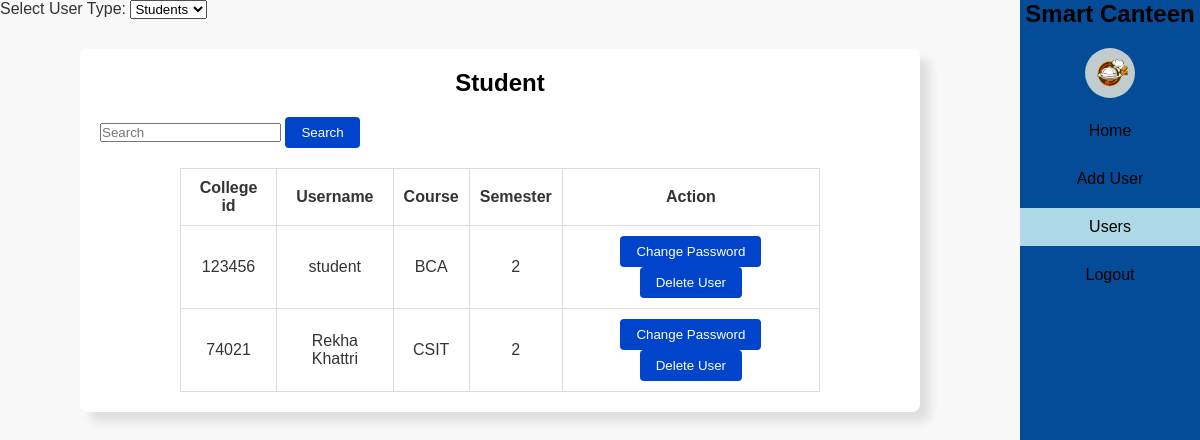
Before: /list_users with the older database file.
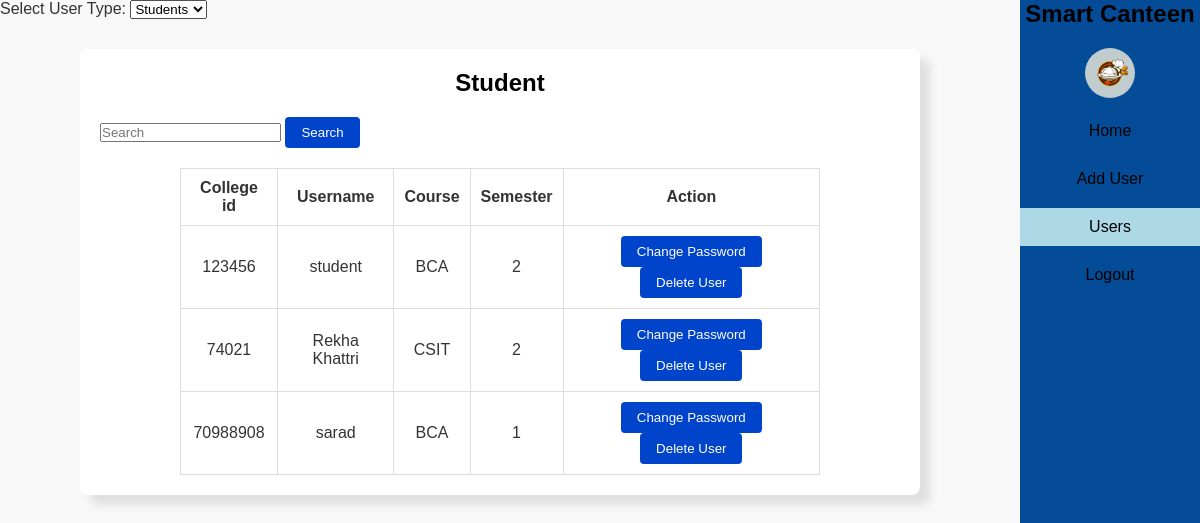
After: the same page with the newer database file.
### base/models.py (models this page shows, shortened)
class Student(models.Model):
    user = models.OneToOneField(CustomUser, on_delete=models.CASCADE)
    semester = models.IntegerField(choices=SEMESTER_CHOICES)
    course = models.ForeignKey(Course, on_delete=models.CASCADE)
    user_type = models.CharField(max_length=100, default="Student")
    class Meta:
        verbose_name = "Student"
        verbose_name_plural = "Students"

class CustomUser(AbstractUser):
    username = models.CharField(max_length=100)
    is_verified = models.BooleanField(default=False)
    college_id = models.IntegerField( unique=True)
    USERNAME_FIELD = (
        "college_id"
    )
    REQUIRED_FIELDS = [
        "username"
    ]
    class Meta:
        ordering = ["college_id"]

class Course(models.Model):
    name = models.CharField(max_length=100, unique=True)
    def __str__(self):
        return self.name

### base/views.py (the view)
# urls.py: path("list_users", list_users, name="list_users"),
def list_users(request):
    students = Student.objects.all().order_by("user__college_id")[:9]
    teachers = Administration.objects.filter(user_type="Teacher").order_by(
        "user__college_id"
    )[:7]
    staffs = Administration.objects.filter(user_type="Staff").order_by(
        "user__college_id"
    )[:7]
    students = Student.objects.all()
    courses = Course.objects.all()
    teacher_query = request.GET.get("search_teacher", "")
    student_query = request.GET.get("search_student", "")
    staff_query = request.GET.get("search_staff", "")
    if teacher_query:
        teachers = Administration.objects.filter(user_type="Teacher").filter(
            Q(user__college_id__icontains=teacher_query)
            | Q(user__username__icontains=teacher_query)
        )
    if student_query:
        students = Student.objects.filter(
            Q(user__college_id__icontains=student_query)
            | Q(user__username__icontains=student_query)
        )
    if staff_query:
        staffs = Administration.objects.filter(user_type="Staff").filter(
            Q(user__college_id__icontains=staff_query)
            | Q(user__username__icontains=staff_query)
        )
    courses = Course.objects.all()
    context = {
        "students": students,
        "teachers": teachers,
        "staffs": staffs,
        "courses": courses,
    }
    return render(request, "dashboards/admin/users_list.html", context)

### base/templates/dashboards/admin/users_list.html (shortened to what this page needs)
<!DOCTYPE html>
{% load static %}
<html>
<head>
  <link rel="stylesheet" type="text/css" href="{% static 'styles/styles1.css'%}">
</head>
<body>
  <div class="main">
    <div class="navbar">
        <nav>
          <ul>
            <li id="brand">
              <div id="brand">
                <h2>Smart Canteen</h2>
                <img
                  id="logo"
                  src="{%static 'images/icons/image.png'%}"
                  alt=""
                />
              </div>
            </li>
            <li><a href="{% url 'canteen_admin' %}">Home</a></li>
            <li><a href="{% url 'add_users'%}">Add User</a></li>
            <li>
              <a
                class="{% if request.path == '/list_users' %}active{% endif %}"
                href="{% url 'list_users'%}"
                >Users</a
              >
            </li>
            <li><a href="{% url 'logout' %}">Logout</a></li>
          </ul>
        </nav>
      </div>
    <div>
      <label for="user_type_select">Select User Type:</label>
      <select id="user_type_select">
        <option value="students">Students</option>
      </select>
    </div>
    <div class="students hidden">
      <div class="user-section">
        <h2>Student</h2>
        <div class="search-section">
          <form action="" method="get">
            <input type="text" name="search_student" placeholder="Search" />
            <button type="submit">Search</button>
          </form>
        </div>
        <div>
          <table>
            <tr>
              <th>College id</th>
              <th>Username</th>
              <th>Course</th>
              <th>Semester</th>
              <th>Action</th>
            </tr>
            {% for student in students %}
            <tr>
              <td>{{ student.user.college_id }}</td>
              <td>{{ student.user.username }}</td>
              <td>{{ student.course }}</td>
              <td>{{ student.semester }}</td>
              <td>
                <a href="{% url 'change_password' student.user.pk %}">
                  <button>Change Password</button>
                </a>
                <a href="{% url 'delete_user' student.user.pk %}">
                  <button>Delete User</button>
                </a>
              </td>
            </tr>
            {% endfor %}
          </table>
        </div>
      </div>
    </div>
  </div>
</body>
</html>

Changed rows visible on the page:
added Student: user.college_id "70988908", user.username "sarad", course "BCA", semester "1"
